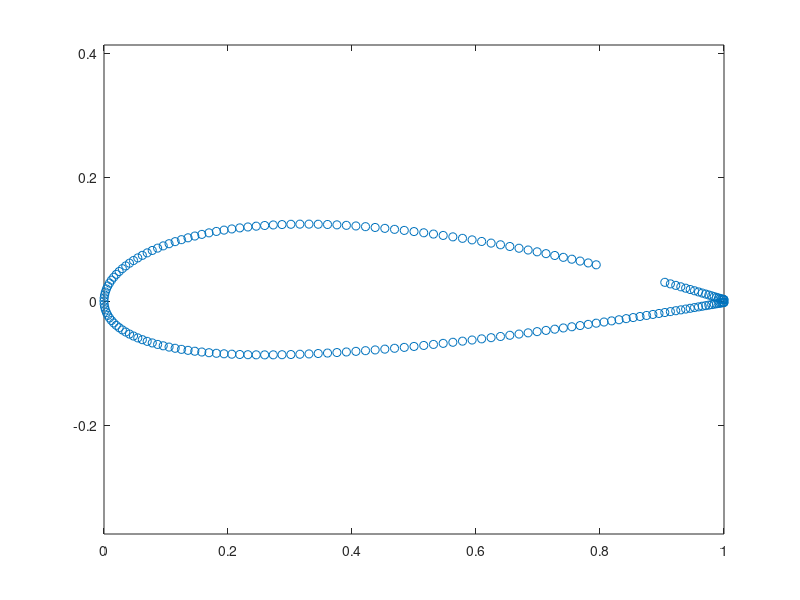

Write MATLAB code to recreate this figure.
A = importdata('airfoil.txt');
X = zeros(192, 1);
Y = zeros(192, 1);

x = zeros(93, 1);
y = zeros(93, 1);

% plockar ut x-värdena och y-värdena var för sig
for i = 1:192
    
    X(i) = A(i, 1);
    Y(i) = A(i, 2);
end
  
plot(X, Y, 'o');
axis equal;
